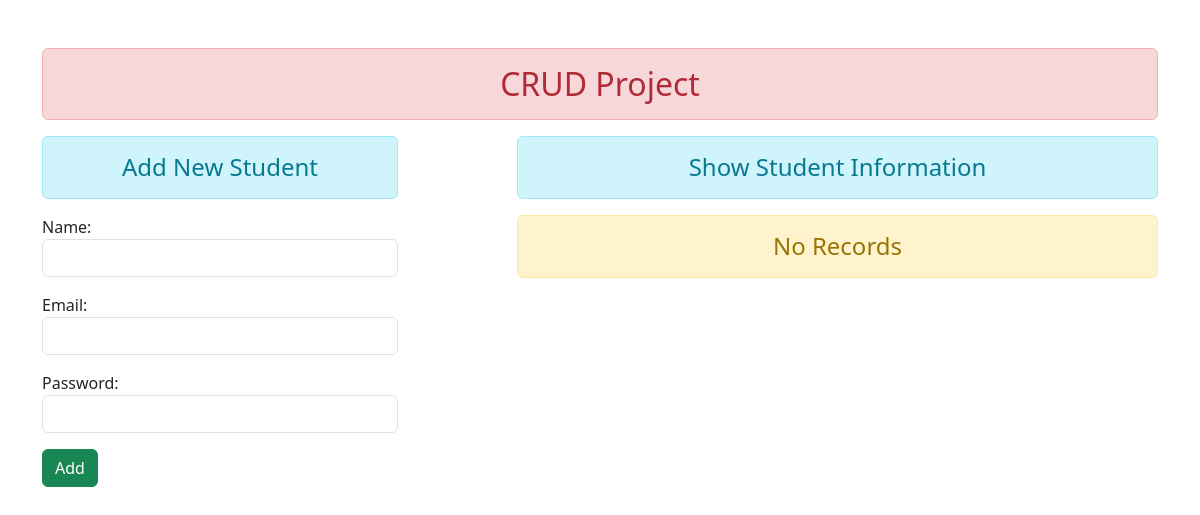
Before: / with the older database file.
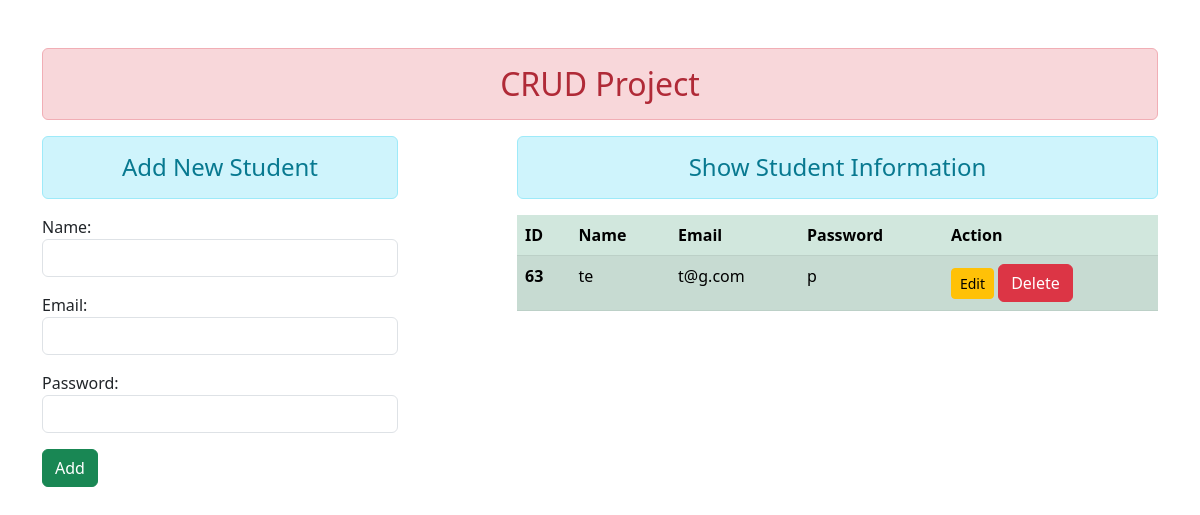
After: the same page with the newer database file.
### App/models.py (models this page shows)
class User(models.Model):
    name = models.CharField(max_length=50)
    email = models.CharField(max_length=100)
    password = models.CharField(max_length=50)

### App/views.py (the view)
# urls.py: path('',views.add_show,name='Addandshow'),
def add_show(request):
    if request.method == "POST":
        fm = UserRegistration(request.POST)
        if fm.is_valid():
            nm = fm.cleaned_data.get('name')
            em = fm.cleaned_data.get('email')
            pw = fm.cleaned_data.get('password')
            reg = User(name=nm,email=em,password=pw)
            reg.save()
            return HttpResponseRedirect('/')
    else:
        fm = UserRegistration()
    stud = User.objects.all()
    return render(request,'App/Addandshow.html',{'fm1':fm,'stu':stud})

### App/forms.py
class UserRegistration(forms.ModelForm):
    class Meta:
        model = User
        fields = ["name",'email','password']
        widgets = {
                "name" : forms.TextInput(attrs={'class':'form-control'}),
                "email" : forms.EmailInput(attrs={'class':'form-control'}),
                'password' : forms.PasswordInput(render_value=True, attrs={'class':'form-control'}),
        }

### App/templates/App/Addandshow.html (shortened to what this page needs)
{% extends 'App/base.html' %}
{% block content %}
<div class="row">
    <div class="col-sm-4">
        <h4 class="text-center alert alert-info">Add New Student</h4>
<form action="" method="post" novalidate>
    {{fm1.as_p}}
    <input type="submit" class="btn btn-success" value ='Add'/>
</form>
    </div>
<div class="col-sm-7 offset-1">
    <h4 class="text-center alert alert-info">Show Student Information</h4>
    {% if stu %}
    <table class="table table-success table-striped">
        <thead>
            <tr>
              <th scope="col">ID</th>
              <th scope="col">Name</th>
              <th scope="col">Email</th>
              <th scope="col">Password</th>
              <th scope="col">Action</th>
            </tr>
          </thead>
          <tbody>
            {% for st in stu %}
            <tr>
              <th scope="row">{{st.id}}</th>
              <td>{{st.name}}</td>
              <td>{{st.email}}</td>
              <td>{{st.password}}</td>
              <td>
                <a href="{% url 'Update_data' st.id %}" class="btn btn-warning btn-sm" >Edit</a>
                <form action="{% url 'Delete_data' st.id %}" method="post" class="d-inline" novalidate>
                    <input type="submit" class="btn btn-danger" value="Delete">
                </form>
              </td>
            </tr>
            {% endfor %}
          </tbody>
      </table>
    {% else %}
        <h4 class="text-center alert alert-warning">No Records</h4>
    {% endif %}
</div>
</div>
{% endblock content %}

### App/templates/App/base.html (shortened to what this page needs)
{% load static %}
<!DOCTYPE html>
<html lang="en">
<head>
    <link rel="stylesheet" href = "{% static 'App/css/bootstrap.css' %}"/>
</head>
<body>
    <div class="container mt-5">
        <h2 class="text-center alert alert-danger">CRUD Project</h2>
        {% block content %}
        {% endblock content %}
    </div>
</body>
</html>

Changed rows visible on the page:
added User: id "63", name "te", email "t@g.com", password "p"
Other visible differences:
text no longer shown: "No Records"
text now shown: "ID Name Email Password Action"
